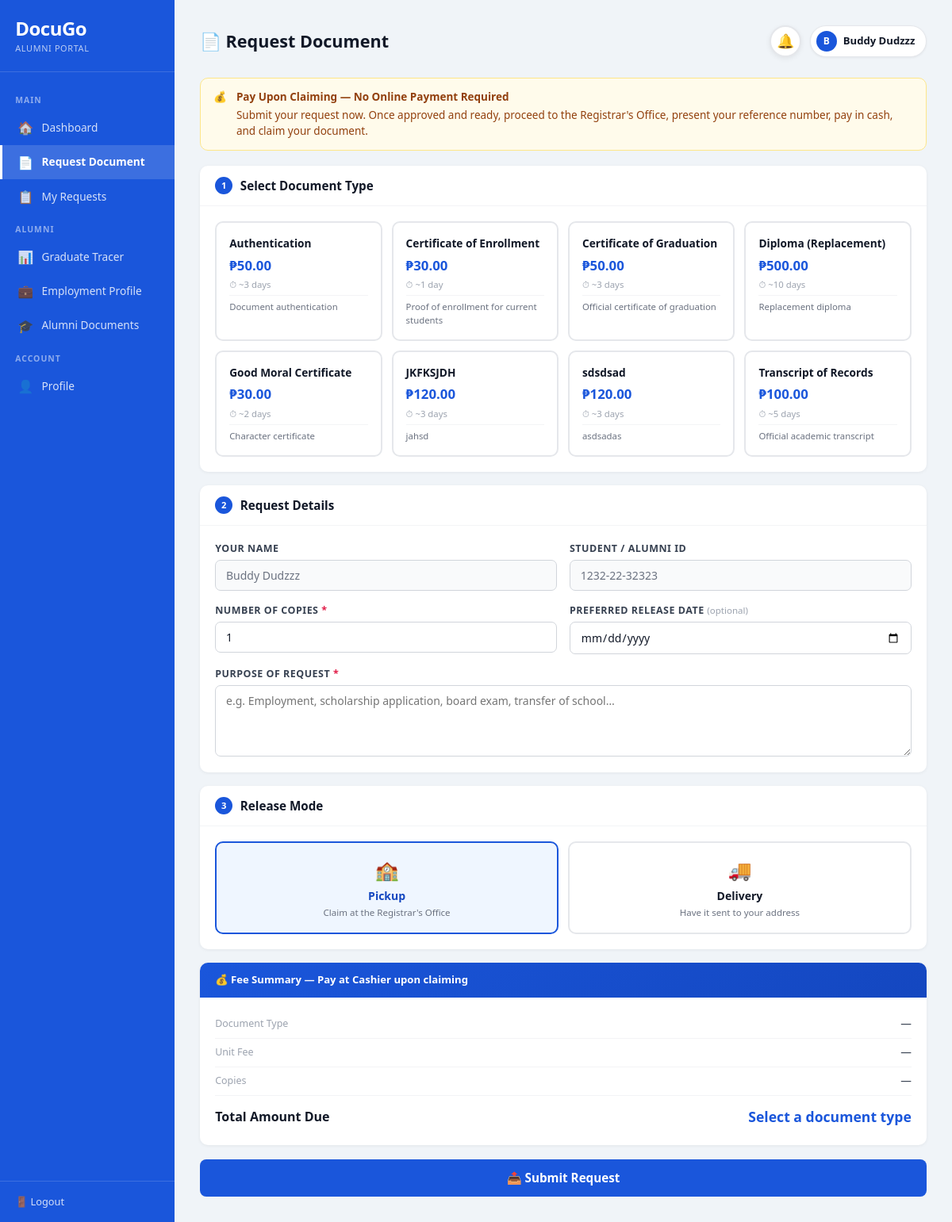
/student/request_form.php (signed in), run on the app's committed database.
### tables this page shows
CREATE TABLE `users` (
  `id` int(11) NOT NULL,
  `student_id` varchar(20) DEFAULT NULL,
  `first_name` varchar(100) NOT NULL,
  `middle_name` varchar(100) DEFAULT NULL,
  `last_name` varchar(100) NOT NULL,
  `email` varchar(150) NOT NULL,
  `gender` enum('male','female','prefer_not_to_say') DEFAULT NULL,
  `birthdate` date DEFAULT NULL,
  `password` varchar(255) NOT NULL,
  `role` enum('student','alumni','registrar','admin') DEFAULT 'student',
  `course` varchar(100) DEFAULT NULL,
  `year_graduated` year(4) DEFAULT NULL,
  `contact_number` varchar(20) DEFAULT NULL,
  `address` text DEFAULT NULL,
  `profile_picture` varchar(255) DEFAULT NULL,
  `status` enum('active','inactive','pending') DEFAULT 'pending',
  `created_at` timestamp NOT NULL DEFAULT current_timestamp(),
  `updated_at` timestamp NOT NULL DEFAULT current_timestamp() ON UPDATE current_timestamp(),
  `office_role` varchar(50) DEFAULT NULL
);

CREATE TABLE `document_types` (
  `id` int(11) NOT NULL,
  `name` varchar(100) NOT NULL,
  `description` text DEFAULT NULL,
  `fee` decimal(10,2) DEFAULT 0.00,
  `processing_days` int(11) DEFAULT 3,
  `requires_signature` tinyint(1) DEFAULT 0,
  `is_active` tinyint(1) DEFAULT 1,
  `created_at` timestamp NOT NULL DEFAULT current_timestamp()
);

### student/request_form.php (the view, shortened to what this page needs)
<?php
$conn   = getConnection();
$userId = $_SESSION['user_id'];
$stmt = $conn->prepare("
    SELECT first_name, last_name, student_id, course, email, contact_number, role
    FROM users WHERE id = ?
");
$stmt->bind_param("i", $userId);
$stmt->execute();
$user = $stmt->get_result()->fetch_assoc();
$docTypes = $conn->query("
    SELECT id, name, description, fee, processing_days
    FROM document_types
    WHERE is_active = 1
    ORDER BY name ASC
");
$nStmt = $conn->prepare("SELECT COUNT(*) AS c FROM notifications WHERE user_id=? AND is_read=0");
$nStmt->bind_param("i", $userId);
$nStmt->execute();
$unreadCount = (int)$nStmt->get_result()->fetch_assoc()['c'];
$success  = '';
$formData = [];
function e($v) { return htmlspecialchars($v ?? ''); }
$isAlumni  = ($user['role'] === 'alumni');
$initial   = strtoupper(substr($user['first_name'], 0, 1));
?>
<!DOCTYPE html>
<html lang="en">
<head>
</head>
<body>
<aside class="sidebar">
    <div class="sidebar-brand">
        DocuGo
        <small><?= $isAlumni ? 'Alumni Portal' : 'Student Portal' ?></small>
    </div>
    <nav class="sidebar-menu">
        <div class="menu-label">Main</div>
        <a href="dashboard.php"    class="menu-item"><span class="icon">🏠</span> Dashboard</a>
        <a href="request_form.php" class="menu-item active"><span class="icon">📄</span> Request Document</a>
        <a href="my_requests.php"  class="menu-item"><span class="icon">📋</span> My Requests</a>
        <?php if ($isAlumni): ?>
        <div class="menu-label">Alumni</div>
        <a href="graduate_tracer.php"      class="menu-item"><span class="icon">📊</span> Graduate Tracer</a>
        <a href="employment_profile.php" class="menu-item"><span class="icon">💼</span> Employment Profile</a>
        <a href="alumni_documents.php"   class="menu-item"><span class="icon">🎓</span> Alumni Documents</a>
        <?php endif; ?>
        <div class="menu-label">Account</div>
        <a href="profile.php" class="menu-item"><span class="icon">👤</span> Profile</a>
    </nav>
        <div class="sidebar-footer">
            <a href="../logout.php">🚪 Logout</a>
        </div>
</aside>
<main class="main">
    <div class="topbar">
        <h1>📄 Request Document</h1>
        <div class="topbar-right">
            <div class="notif-wrap" id="notifWrap">
                <button class="notif-btn <?= $unreadCount > 0 ? 'has-unread' : '' ?>"
                        id="notifBtn"
                        onclick="togglePanel(event)"
                        title="Notifications">
                    🔔
                </button>
            </div>
            <div class="user-chip">
                <div class="chip-avatar"><?= $initial ?></div>
                <strong><?= e($user['first_name'] . ' ' . $user['last_name']) ?></strong>
            </div>
        </div>
    </div>
    <?php if (!empty($success)): ?>
    <div class="success-wrap">
        <div class="success-card">
            <div class="sc-icon">🎉</div>
            <h2>Request Submitted!</h2>
            <p>Your request is now pending review by the Registrar's Office.<br>Use your reference number to track its progress.</p>
            <div class="ref-box">
                <div class="ref-label">Your Reference Number</div>
                <div class="ref-code"><?= e($success) ?></div>
            </div>
            <?php
$checkDocSig = $conn->prepare("
    SELECT dt.requires_signature
    FROM document_types dt
    JOIN document_requests dr ON dr.document_type_id = dt.id
    WHERE dr.request_code = ?
");
$checkDocSig->bind_param("s", $success);
$checkDocSig->execute();
$docSigResult = $checkDocSig->get_result()->fetch_assoc();
$requiresSignature = $docSigResult && $docSigResult['requires_signature'] == 1;
$checkDocSig->close();
?>
<div class="steps-flow">
    <span class="step">✓ Submitted</span><span class="arrow">→</span>
    <?php if ($requiresSignature): ?>
        <span class="step">Admin Review</span><span class="arrow">→</span>
        <span class="step">📝 Office Signatures</span><span class="arrow">→</span>
        <span class="step">Processing</span><span class="arrow">→</span>
        <span class="step">Ready</span><span class="arrow">→</span>
        <span class="step">Pay at Cashier</span><span class="arrow">→</span>
        <span class="step">Released</span>
    <?php else: ?>
        <span class="step">Admin Review</span><span class="arrow">→</span>
        <span class="step">Processing</span><span class="arrow">→</span>
        <span class="step">Ready</span><span class="arrow">→</span>
        <span class="step">Pay at Cashier</span><span class="arrow">→</span>
        <span class="step">Released</span>
    <?php endif; ?>
</div>
<?php if ($requiresSignature): ?>
<div class="notice-banner" style="text-align:left;margin-bottom:1.4rem;background:#e0f2fe;border-color:#7dd3fc;">
    <span>📝</span>
    <div>
        <strong>This document requires office signatures</strong>
        Your request will go through multiple office signatures before processing.
        You can track the signature progress in your dashboard.
    </div>
</div>
<?php endif; ?>
            <div class="notice-banner" style="text-align:left;margin-bottom:1.4rem;">
                <span>💰</span>
                <div>
                    <strong>Payment is made upon claiming</strong>
                    Once your document is ready you'll be notified. Go to the Registrar's Office,
                    present your reference number, pay in cash, and claim your document.
                </div>
            </div>
            <div class="btn-row">
                <a href="my_requests.php"  class="btn-primary">📋 Track My Request</a>
                <a href="request_form.php" class="btn-secondary">➕ New Request</a>
            </div>
        </div>
    </div>
    <?php else: ?>
        <div class="notice-banner">
            <span>💰</span>
            <div>
                <strong>Pay Upon Claiming — No Online Payment Required</strong>
                Submit your request now. Once approved and ready, proceed to the Registrar's Office,
                present your reference number, pay in cash, and claim your document.
            </div>
        </div>
        <form method="POST" action="request_form.php" id="requestForm">
            <div class="section-card">
                <div class="section-header">
                    <div class="step-badge">1</div>
                    <h3>Select Document Type</h3>
                </div>
                <div class="section-body">
                    <div class="doc-grid" id="docGrid">
                        <?php $docTypes->data_seek(0); while ($dt = $docTypes->fetch_assoc()):
                            $sel = ($formData['document_type_id'] ?? 0) == $dt['id'] ? 'selected' : '';
                        ?>
                        <div class="doc-card <?= $sel ?>"
                             onclick="selectDoc(<?= $dt['id'] ?>, <?= $dt['fee'] ?>, '<?= e($dt['name']) ?>')"
                             id="doc-<?= $dt['id'] ?>">
                            <div class="doc-name"><?= e($dt['name']) ?></div>
                            <div class="doc-fee">₱<?= number_format($dt['fee'], 2) ?></div>
                            <div class="doc-days">⏱ ~<?= $dt['processing_days'] ?> day<?= $dt['processing_days'] != 1 ? 's' : '' ?></div>
                            <?php if ($dt['description']): ?>
                                <div class="doc-desc"><?= e($dt['description']) ?></div>
                            <?php endif; ?>
                        </div>
                        <?php endwhile; ?>
                    </div>
                </div>
            </div>
            <div class="section-card">
                <div class="section-header">
                    <div class="step-badge">2</div>
                    <h3>Request Details</h3>
                </div>
                <div class="section-body">
                    <div class="form-grid">
                        <div class="form-group">
                            <label class="form-label">Your Name</label>
                            <input type="text" class="form-input" readonly
                                   value="<?= e($user['first_name'] . ' ' . $user['last_name']) ?>">
                        </div>
                        <div class="form-group">
                            <label class="form-label">Student / Alumni ID</label>
                            <input type="text" class="form-input" readonly
                                   value="<?= e($user['student_id'] ?? 'Not provided') ?>">
                        </div>
                        <div class="form-group">
                            <label class="form-label" for="copies">
                                Number of Copies <span class="req">*</span>
                            </label>
                            <input type="number" id="copies" name="copies"
                                   class="form-input"
                                   min="1" max="20"
                                   value="<?= e($formData['copies'] ?? 1) ?>"
                                   oninput="updateFee()" required>
                        </div>
                        <div class="form-group">
                            <label class="form-label" for="pref_date">
                                Preferred Release Date <span class="opt">(optional)</span>
                            </label>
                            <input type="date" id="pref_date" name="preferred_release_date"
                                   class="form-input"
                                   value="<?= e($formData['preferred_release_date'] ?? '') ?>"
                                   min="<?= date('Y-m-d', strtotime('+1 day')) ?>">
                        </div>
                        <div class="form-group full">
                            <label class="form-label" for="purpose">
                                Purpose of Request <span class="req">*</span>
                            </label>
                            <textarea id="purpose" name="purpose" class="form-textarea"
                                      placeholder="e.g. Employment, scholarship application, board exam, transfer of school…"
                                      required><?= e($formData['purpose'] ?? '') ?></textarea>
                        </div>
                    </div>
                </div>
            </div>
            <div class="section-card">
                <div class="section-header">
                    <div class="step-badge">3</div>
                    <h3>Release Mode</h3>
                </div>
                <div class="section-body">
                    <div class="mode-tabs">
                        <div class="mode-tab <?= ($formData['release_mode'] ?? 'pickup') === 'pickup' ? 'selected' : '' ?>"
                             id="mode-pickup" onclick="setMode('pickup')">
                            <div class="mt-icon">🏫</div>
                            <div class="mt-title">Pickup</div>
                            <div class="mt-sub">Claim at the Registrar's Office</div>
                        </div>
                        <div class="mode-tab <?= ($formData['release_mode'] ?? '') === 'delivery' ? 'selected' : '' ?>"
                             id="mode-delivery" onclick="setMode('delivery')">
                            <div class="mt-icon">🚚</div>
                            <div class="mt-title">Delivery</div>
                            <div class="mt-sub">Have it sent to your address</div>
                        </div>
                    </div>
                </div>
            </div>
            <div class="fee-card">
                <div class="fee-card-header">💰 Fee Summary — Pay at Cashier upon claiming</div>
                <div class="fee-card-body">
                    <div class="fee-row">
                        <span class="fee-label">Document Type</span>
                        <span id="feeName" style="font-weight:500;color:#374151;">—</span>
                    </div>
                    <div class="fee-row">
                        <span class="fee-label">Unit Fee</span>
                        <span id="feeUnit">—</span>
                    </div>
                    <div class="fee-row">
                        <span class="fee-label">Copies</span>
                        <span id="feeCopies">—</span>
                    </div>
                    <div class="fee-row total">
                        <span>Total Amount Due</span>
                        <span id="feeTotal">Select a document type</span>
                    </div>
                </div>
            </div>
            <button type="submit" class="btn-submit">📤 Submit Request</button>
        </form>
    <?php endif; ?>
</main>
</body>
</html>

### data on the page
users: first_name "B", first_name+last_name "Buddy Dudzzz", student "1232-22-32323"
document_types: name "Authentication", fee "50.00", processing_days "3", description "Document authentication"
document_types: name "Certificate of Enrollment", fee "30.00", processing_days "1", description "Proof of enrollment for current students"
document_types: name "Certificate of Graduation", fee "50.00", processing_days "3", description "Official certificate of graduation"
document_types: name "Diploma (Replacement)", fee "500.00", processing_days "10", description "Replacement diploma"
document_types: name "Good Moral Certificate", fee "30.00", processing_days "2", description "Character certificate"
document_types: name "JKFKSJDH", fee "120.00", processing_days "3", description "jahsd"
document_types: name "sdsdsad", fee "120.00", processing_days "3", description "asdsadas"
document_types: name "Transcript of Records", fee "100.00", processing_days "5", description "Official academic transcript"
